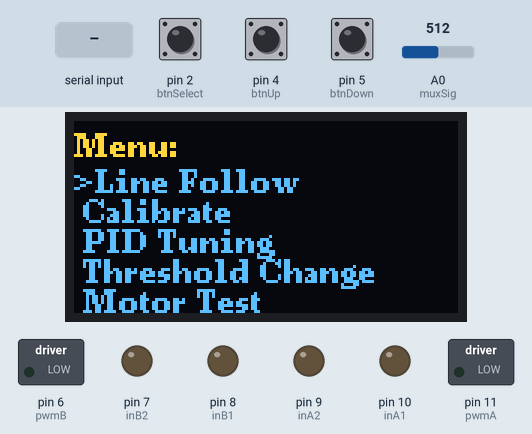
Simulated run of this sketch. Board: Arduino Uno, built with avr-gcc and run on an emulated ATmega328P. Shown: 128×64 one-colour display, switched loads named in the sketch (green lamp = pin HIGH), output pins drawn as LEDs (lit = HIGH). The inputs (shaded band) are chosen by the test bench; at power-on: pin 2 (btnSelect) HIGH, pin 5 (btnDown) HIGH, pin 4 (btnUp) HIGH, A0 (muxSig) = 512. The OLED is the two-colour kind (top 16 rows yellow); EEPROM starts erased; pins used as bus, display or sensor lines are not drawn; what the sketch prints to the serial monitor is not drawn.

Above: at 1.6 s.
1.7 s: pin 2 (btnSelect) pulled LOW for 0.15 s
At 2.2 s:
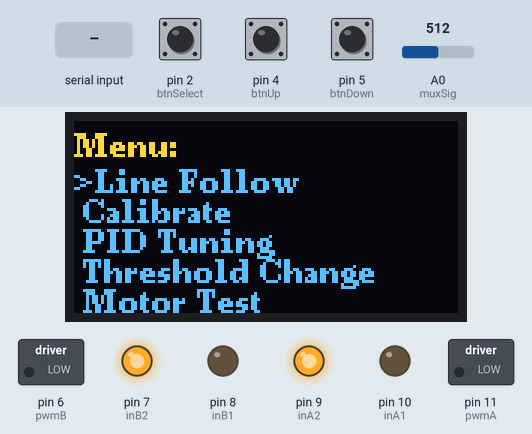
3.3 s: pin 5 (btnDown) pulled LOW for 3.2 s
At 7.3 s:
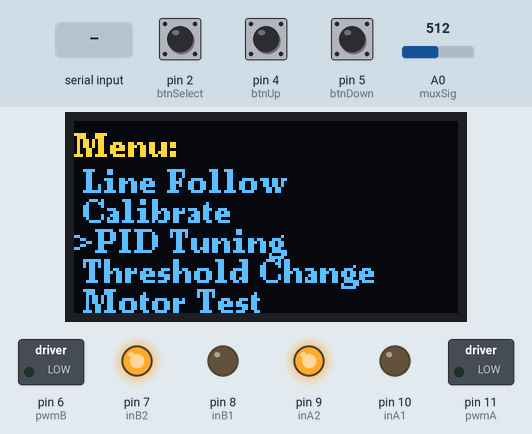
8.0 s: pin 2 (btnSelect) pulled LOW for 1 s
At 8.8 s:
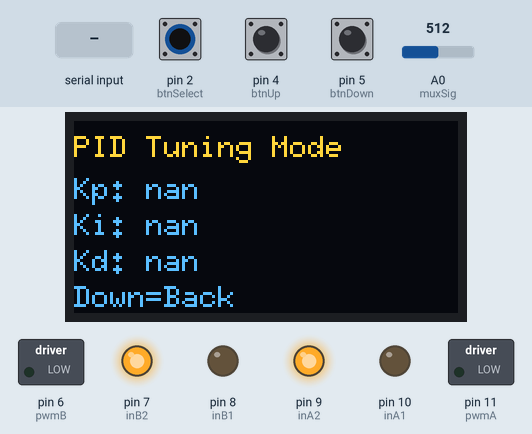
10.5 s: "p90\n" received over Serial
At 11.3 s:
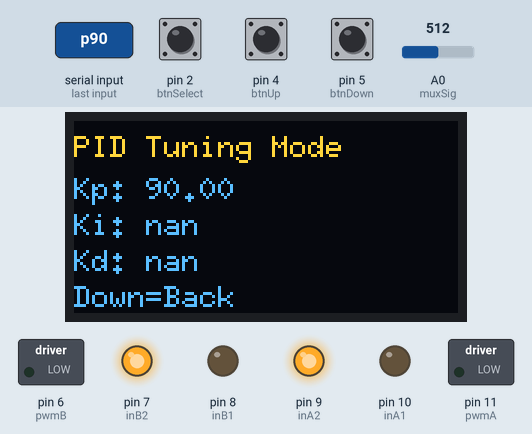
12.3 s: byte 105 ('i') received over Serial
At 14.4 s:
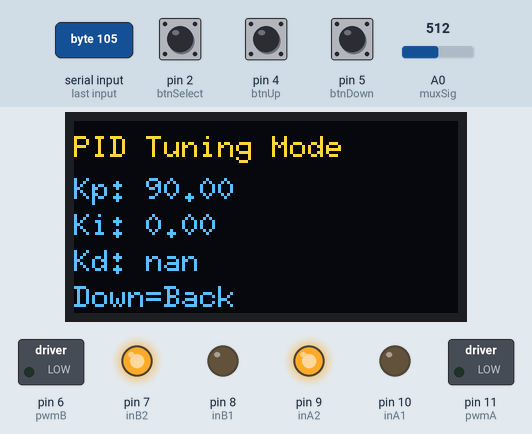
Timing chart, 0 to 15.4 s (numbered marks = the images above; inputs shaded):
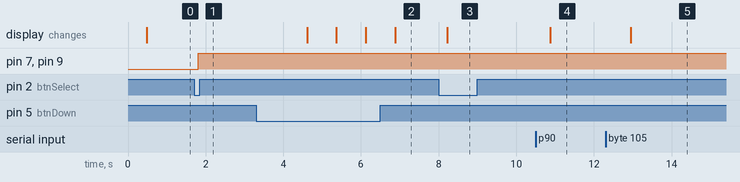

Measured:
- after the input at 1.7 s, pin 7 (inB2), pin 9 (inA2): LOW → HIGH after 0.11 s
- after the input at 3.3 s, the display: first changes after 1.3 s (image 2 shows a later state)
- after the input at 8.0 s, the display: changes after 0.22 s (image 3)
- after the input at 10.5 s, the display: changes after 0.37 s (image 4)
- after the input at 12.3 s, the display: changes after 0.65 s (image 5)

The sketch:

FLF.ino
```cpp
// removed eeprom initializing hc05 went rogue

// THINGS ------ TO DO ------
// motor speed clipping at stall speeds
// if (left > 0 && left < 60) left = 60;
// if (right > 0 && right < 60) right = 60;
// ------------------------------
// weights calculation (1+2+3+4)=10
//------------------------------
// Anti windup
// lost line handling
// intersections/ turns
//---------------------------
#include <Wire.h>
#include <U8g2lib.h>
#include <EEPROM.h>

// OLED Display
U8G2_SSD1306_128X64_NONAME_2_HW_I2C u8g2(U8G2_R0, U8X8_PIN_NONE);
// wiring order of your sensors (left to right)
const int sensor_order[8] = {2,4,0,6,5,7,3,1};

// EEPROM Addresses
#define EEPROM_ADDRESS_CAL_MIN 0
#define EEPROM_ADDRESS_CAL_MAX (EEPROM_ADDRESS_CAL_MIN + sizeof(double) * sensor_count)
#define EEPROM_KP 100
#define EEPROM_KI 0
#define EEPROM_KD 0

#define PID_MAX 100
#define PID_MIN -100
#define Basespd 120
// Motor Pins
#define pwmA 11
#define inA1 10
#define inA2 9
#define inB1 8
#define inB2 7
#define pwmB 6
//stdby pin uda di

// Multiplexer Pins
#define muxSig A0
#define muxS0 A1
#define muxS1 A2
#define muxS2 A3

// Buttons
#define btnSelect 2
#define btnUp 4
#define btnDown 5

// Constants
int lastDirection = 0;
const int line_threshold = 600;
const int sensor_count = 8;
float sensor_reading[sensor_count];
float cal_min[sensor_count];
float cal_max[sensor_count];
float weights[sensor_count / 2] = {3.8,2.7,1.7,0.8};
float Kp = 45, Ki = 0.0, Kd = 0.0;   // default values
float PID = 0, integral_error = 0, previous_error = 0;
int lastSeenIndex = -1;   // which sensor last saw the line
int lastSeenSide = 0;     // -1 = left, 1 = right, 0 = center


float derivative_prev = 0;
unsigned long last_time = 0;


// Menu...
String modes[] = {"Line Follow", "Calibrate", "PID Tuning", "Threshold Change", "Motor Test", "Sensor Reading"};
const int totalModes = sizeof(modes) / sizeof(modes[0]);
int modeIndex = 0;
bool running = false;

// -------- MUX READING ----------
int muxRead(int channel) {
  digitalWrite(muxS0, bitRead(channel, 0));
  digitalWrite(muxS1, bitRead(channel, 1));
  digitalWrite(muxS2, bitRead(channel, 2));
  delayMicroseconds(5);
  return analogRead(muxSig);
}

// -------- SENSOR READ ----------
// void sensor_read() {
//   for (int i = 0; i < sensor_count; i++) {
//     int raw = muxRead(i);
//     raw = constrain(raw, (long)cal_min[i], (long)cal_max[i]);
//     sensor_reading[i] = map(raw, cal_min[i], cal_max[i], 0, 1000);
//   }
// }
// void sensor_read() {
//   for (int i = 0; i < sensor_count; i++) {
//     int raw = muxRead(i);

//     // Constrain within calibration range
//     raw = constrain(raw, (long)cal_min[i], (long)cal_max[i]);

//     // Map to 0–1000 and invert (so white = 0, black = 1000)
//     sensor_reading[i] = 1000 - map(raw, cal_min[i], cal_max[i], 0, 1000);

//     // Print in "min/present/max" format
//     Serial.print("S");
//     Serial.print(i);
//     Serial.print(": ");
//     Serial.print(cal_min[i], 0);         // min
//     Serial.print("/");
//     Serial.print(sensor_reading[i], 0);  // present (mapped)
//     Serial.print("/");
//     Serial.print(cal_max[i], 0);         // max
//     Serial.print("  ");
//   }
//   Serial.println();
// }

void sensor_read() {
  for (int i = 0; i < sensor_count; i++) {
    int idx = sensor_order[i]; // remapped physical index

    int raw = muxRead(idx);
    raw = constrain(raw, (long)cal_min[idx], (long)cal_max[idx]);

    sensor_reading[i] = 1000 - map(raw, cal_min[idx], cal_max[idx], 0, 1000);

    // Print in "min/present/max" format
    Serial.print("S");
    Serial.print(i); // logical order (0..7, left to right)
    Serial.print("[");
    Serial.print(idx); // physical channel
    Serial.print("]: ");
    Serial.print(cal_min[idx], 0);   // min
    Serial.print("/");
    Serial.print(sensor_reading[i], 0); // mapped value
    Serial.print("/");
    Serial.print(cal_max[idx], 0);   // max
    Serial.print("  ");
  }
  Serial.println();
}


// -------- CALIBRATION ----------
void calibrate() {
  u8g2.clearBuffer();
  u8g2.setCursor(0, 12);
  u8g2.print("Calibrating...");
  u8g2.sendBuffer();

  for (int i = 0; i < sensor_count; i++) {
    cal_min[i] = 1023.0;
    cal_max[i] = 0.0;
  }

  unsigned long startTime = millis();
  while (millis() - startTime < 7000) { // 7 sec
    for (int i = 0; i < sensor_count; i++) {
      int raw = muxRead(i);
      if (raw < cal_min[i]) cal_min[i] = raw;
      if (raw > cal_max[i]) cal_max[i] = raw;
    }
    delay(10);
  }

  EEPROM.put(EEPROM_ADDRESS_CAL_MIN, cal_min);
  EEPROM.put(EEPROM_ADDRESS_CAL_MAX, cal_max);

  u8g2.clearBuffer();
  u8g2.setCursor(0, 12);
  u8g2.print("Calibration Done");
  u8g2.sendBuffer();
  delay(1000);
}

// -------- PID FOLLOWER ----------
// void pid_follower() {
//   float error = 0;
//   sensor_read();
//   for (int i = 0; i < sensor_count / 2; i++) {
//     error += (sensor_reading[i] - sensor_reading[7 - i]) * weights[i];
//   }
//   integral_error += error;
//   float derivative = error - previous_error;
//   PID = (Kp * error) + (Ki * integral_error) + (Kd * derivative);
//   previous_error = error;
// }
// --- Global variables ---
void updateLastSeen() {
  int strongest = -1;
  int maxVal = line_threshold; // must be above threshold to count
  for (int i = 0; i < sensor_count; i++) {
    if (sensor_reading[i] > maxVal) {
      maxVal = sensor_reading[i];
      strongest = i;
    }
  }
  if (strongest != -1) {
    lastSeenIndex = strongest;
    if (strongest < sensor_count / 2) lastSeenSide = -1; // left half
    else if (strongest > sensor_count / 2) lastSeenSide = 1; // right half
    else lastSeenSide = 0; // center
  }
}

void pid_follower() {
  float error = 0;
  sensor_read();
  updateLastSeen();


  // --- compute symmetric weighted error ---
  for (int i = 0; i < sensor_count / 2; i++) {
    int leftIndex  = i;
    int rightIndex = sensor_count - 1 - i;
    error += (sensor_reading[leftIndex] - sensor_reading[rightIndex]) * weights[i];
  }

  // --- normalize error ---
  const float MAX_PAIR_DIFF = 1000.0f;
  const float WEIGHT_SUM    = (1 + 2 + 3 + 4); // =10
  float error_norm = error / (MAX_PAIR_DIFF * WEIGHT_SUM);

  // --- time delta ---
  unsigned long now = millis();
  float dt = (now - last_time) / 1000.0; // in seconds
  last_time = now;
  if (dt <= 0) dt = 0.001; // prevent div by zero

  // --- PID terms ---
  float proportional = Kp * error_norm;

  integral_error += error_norm * dt;   // include dt in integral
  integral_error = constrain(integral_error, -50.0f, 50.0f);
  float integral = Ki * integral_error;

  float derivative = 0;
  if (dt > 0) {
    float raw_derivative = (error_norm - previous_error) / dt;

    // --- low-pass filter on derivative ---
    const float alpha = 0.7; // higher = smoother, but more lag
    derivative = alpha * derivative_prev + (1 - alpha) * raw_derivative;
    derivative_prev = derivative;
  }
  float derivativeTerm = Kd * derivative;

  PID = proportional + integral + derivativeTerm;
  PID = constrain(PID, PID_MIN, PID_MAX);

  previous_error = error_norm;

// if (PID > 5) lastDirection = 1;   // positive PID → turning right
// else if (PID < -5) lastDirection = -1;  // negative PID → turning left

}

void line_follow() {
  pid_follower();

  // // --- LOST LINE HANDLING ---
  // bool lineLost = true;
  // int cnt=0;
  // for (int i = 0; i < sensor_count; i++) {
  //   if (sensor_reading[i] < line_threshold) {  // line_threshold ≈ mid-calibrated value
  //     cnt++;
  //   }
  // }

  // if (cnt==sensor_count) {
  //   // Strategy 1: stop
  //   motor_speed(0, 0);

  //   // Strategy 2 (alternative): try to recover
  //   // motor_speed(Basespd, -Basespd); // spin until line is found
  //   return;  // don’t run normal PID if line lost
  // }
 bool lineLost = true;
for (int i = 0; i < sensor_count; i++) {
  if (sensor_reading[i] > line_threshold) {
    lineLost = false;
    break;
  }
}

if (lineLost) {
  int recoverSpeed = 100;
  if (lastSeenSide == -1) {

     motor_speed(recoverSpeed, 20); // spin left
  } else if (lastSeenSide == 1) {
    motor_speed(20, recoverSpeed);// spin right
  } else {
    motor_speed(0, 0); // no idea where line went
  }
  return;
}

  // --- Normal PID Line Following ---
  int baseSpeed = Basespd;
  int leftSpeed = baseSpeed + PID;
  int rightSpeed = baseSpeed - PID;

  motor_speed(leftSpeed, rightSpeed);
}


// -------- MOTOR CONTROL ----------
void motor_speed(int left, int right) {
  left = constrain(left, -255, 255);
  right = constrain(right, -255, 255);

  digitalWrite(inA1, left > 0);
  digitalWrite(inA2, left <= 0);
  analogWrite(pwmA, abs(left));

  digitalWrite(inB1, right > 0);
  digitalWrite(inB2, right <= 0);
  analogWrite(pwmB, abs(right));
}
// ---------- PID TUNING MODE ----------
// ---------- PID TUNING MODE ----------
void pidTuningMode() {
  while (true) {
    // Check if back button pressed → return to menu
    if (digitalRead(btnDown) == LOW) {
      delay(200);
      return;
    }

    // Process incoming serial data (Bluetooth)
    if (Serial.available()) {
      char incoming = Serial.read();
      if (incoming == 'p' || incoming == 'i' || incoming == 'd') {
        String constant = "";
        unsigned long startTime = millis();
        while (millis() - startTime < 100) {
          if (Serial.available()) {
            char data = Serial.read();
            if (data == '\n') break;
            constant += data;
          }
        }
        float value = constant.toFloat();

        if (incoming == 'p') {
          Kp = value;
          EEPROM.put(EEPROM_KP, Kp);
        }
        else if (incoming == 'i') {
          Ki = value;
          EEPROM.put(EEPROM_KI, Ki);
        }
        else if (incoming == 'd') {
          Kd = value;
          EEPROM.put(EEPROM_KD, Kd);
        }

        Serial.print("PID Update: ");
        Serial.print(incoming);
        Serial.print(" = ");
        Serial.println(value);
      }
    }

    // ---------- U8g2 Display Update ----------
    u8g2.firstPage();
    do {
      u8g2.setFont(u8g2_font_6x10_tr); // small readable font
      u8g2.setCursor(0, 12);
      u8g2.print("PID Tuning Mode");

      u8g2.setCursor(0, 26);
      u8g2.print("Kp: "); u8g2.print(Kp, 2);

      u8g2.setCursor(0, 38);
      u8g2.print("Ki: "); u8g2.print(Ki, 2);

      u8g2.setCursor(0, 50);
      u8g2.print("Kd: "); u8g2.print(Kd, 2);

      u8g2.setCursor(0, 62);
      u8g2.print("Down=Back");
    } while (u8g2.nextPage());

    delay(150); // small refresh delay
  }
}


// -------- OLED DISPLAY ----------
void show_menu() {
  u8g2.firstPage();
  do {
    u8g2.setFont(u8g2_font_ncenB08_tr);
    u8g2.setCursor(0, 12);
    u8g2.print("Menu:");
    for (int i = 0; i < totalModes; i++) {
      u8g2.setCursor(0, 24 + (i * 10));
      if (i == modeIndex) u8g2.print(">");
      else u8g2.print(" ");
      u8g2.print(modes[i]);
    }
  } while ( u8g2.nextPage() );
}

// -------- MODE HANDLERS ----------
void run_mode(int idx) {
  running = true;

  if (idx == 0) { // Line Follow
    while (running) {
      line_follow();
      if (!digitalRead(btnDown)) {
         running = false; motor_speed(0, 0);
      }  // stop motors

    }
  }

  else if (idx == 1) { // Calibrate
    calibrate();
    running = false;
  }

  else if (idx == 2) { // PID tuning
    pidTuningMode();
  }

  else if (idx == 3) { // Threshold change
    u8g2.clearBuffer();
    u8g2.setCursor(0, 12);
    u8g2.print("Threshold Change");
    u8g2.sendBuffer();
    delay(2000);
    running = false;
  }

  else if (idx == 4) { // Motor Test
    u8g2.clearBuffer();
    u8g2.setCursor(0, 12);
    u8g2.print("Motor Test");
    u8g2.sendBuffer();

    motor_speed(150, 0); // left
    delay(4000);
    motor_speed(0, 150); // right
    delay(4000);
    motor_speed(0, 0);

    running = false;
  }

  else if (idx == 5) { // Sensor Reading
    while (running) {
      sensor_read();
      u8g2.firstPage();
      do {
        u8g2.setCursor(0, 12);
        u8g2.print("Sensors:");
        for (int i = 0; i < sensor_count; i++) {
          u8g2.setCursor(0, 24 + (i * 8));
          u8g2.print(i); u8g2.print(":"); u8g2.print(sensor_reading[i]);
        }
      } while (u8g2.nextPage());

      if (!digitalRead(btnDown)) running = false;
      delay(100);
    }
  }
}

// -------- SETUP ----------
void setup() {
  Serial.begin(9600);

  pinMode(btnSelect, INPUT_PULLUP);
  pinMode(btnUp, INPUT_PULLUP);
  pinMode(btnDown, INPUT_PULLUP);

  u8g2.begin();

  pinMode(muxS0, OUTPUT);
  pinMode(muxS1, OUTPUT);
  pinMode(muxS2, OUTPUT);
  pinMode(inA1, OUTPUT);
  pinMode(inA2, OUTPUT);
  pinMode(inB1, OUTPUT);
  pinMode(inB2, OUTPUT);
  pinMode(pwmA, OUTPUT);
  pinMode(pwmB, OUTPUT);

  for (int i = 0; i < sensor_count; i++) {
    cal_min[i] = 0;
    cal_max[i] = 1023;
  }
  EEPROM.get(EEPROM_KP, Kp);
  EEPROM.get(EEPROM_KI, Ki);
  EEPROM.get(EEPROM_KD, Kd);
  EEPROM.get(EEPROM_ADDRESS_CAL_MIN, cal_min );
  EEPROM.get(EEPROM_ADDRESS_CAL_MAX, cal_max);

  show_menu();
}

// -------- LOOP ----------
void loop() {
  if (!digitalRead(btnUp)) {
    modeIndex = (modeIndex + 1) % totalModes;
    show_menu();
    delay(300);
  }
  if (!digitalRead(btnDown)) {
    modeIndex = (modeIndex - 1 + totalModes) % totalModes;
    show_menu();
    delay(300);
  }
  if (!digitalRead(btnSelect)) {
    run_mode(modeIndex);
    show_menu();
    delay(300);
  }
}
```
